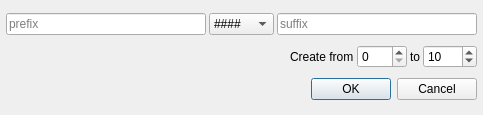
<?xml version="1.0" encoding="UTF-8"?>
<ui version="4.0">
 <class>AddShotsDialog</class>
 <widget class="QDialog" name="AddShotsDialog">
  <property name="windowModality">
   <enum>Qt::NonModal</enum>
  </property>
  <property name="geometry">
   <rect>
    <x>0</x>
    <y>0</y>
    <width>483</width>
    <height>115</height>
   </rect>
  </property>
  <property name="sizePolicy">
   <sizepolicy hsizetype="Preferred" vsizetype="Preferred">
    <horstretch>0</horstretch>
    <verstretch>0</verstretch>
   </sizepolicy>
  </property>
  <property name="windowTitle">
   <string>Add Shots</string>
  </property>
  <property name="modal">
   <bool>true</bool>
  </property>
  <layout class="QVBoxLayout" name="verticalLayout">
   <property name="spacing">
    <number>3</number>
   </property>
   <property name="leftMargin">
    <number>6</number>
   </property>
   <property name="topMargin">
    <number>6</number>
   </property>
   <property name="rightMargin">
    <number>6</number>
   </property>
   <property name="bottomMargin">
    <number>6</number>
   </property>
   <item>
    <layout class="QHBoxLayout" name="horizontalLayout">
     <item>
      <widget class="QLineEdit" name="prefix">
       <property name="placeholderText">
        <string>prefix</string>
       </property>
      </widget>
     </item>
     <item>
      <widget class="QComboBox" name="numbers">
       <property name="currentIndex">
        <number>3</number>
       </property>
       <item>
        <property name="text">
         <string>#</string>
        </property>
       </item>
       <item>
        <property name="text">
         <string>##</string>
        </property>
       </item>
       <item>
        <property name="text">
         <string>###</string>
        </property>
       </item>
       <item>
        <property name="text">
         <string>####</string>
        </property>
       </item>
       <item>
        <property name="text">
         <string>#####</string>
        </property>
       </item>
      </widget>
     </item>
     <item>
      <widget class="QLineEdit" name="suffix">
       <property name="placeholderText">
        <string>suffix</string>
       </property>
      </widget>
     </item>
    </layout>
   </item>
   <item>
    <layout class="QHBoxLayout" name="horizontalLayout_2">
     <item>
      <spacer name="horizontalSpacer">
       <property name="orientation">
        <enum>Qt::Horizontal</enum>
       </property>
       <property name="sizeHint" stdset="0">
        <size>
         <width>40</width>
         <height>20</height>
        </size>
       </property>
      </spacer>
     </item>
     <item>
      <widget class="QLabel" name="label">
       <property name="text">
        <string>Create from</string>
       </property>
      </widget>
     </item>
     <item>
      <widget class="QSpinBox" name="min">
       <property name="minimumSize">
        <size>
         <width>50</width>
         <height>0</height>
        </size>
       </property>
      </widget>
     </item>
     <item>
      <widget class="QLabel" name="label_2">
       <property name="text">
        <string>to</string>
       </property>
      </widget>
     </item>
     <item>
      <widget class="QSpinBox" name="max">
       <property name="minimumSize">
        <size>
         <width>50</width>
         <height>0</height>
        </size>
       </property>
       <property name="maximum">
        <number>9999</number>
       </property>
       <property name="value">
        <number>10</number>
       </property>
      </widget>
     </item>
    </layout>
   </item>
   <item>
    <widget class="QDialogButtonBox" name="buttonBox">
     <property name="orientation">
      <enum>Qt::Horizontal</enum>
     </property>
     <property name="standardButtons">
      <set>QDialogButtonBox::Cancel|QDialogButtonBox::Ok</set>
     </property>
    </widget>
   </item>
  </layout>
 </widget>
 <resources/>
 <connections>
  <connection>
   <sender>buttonBox</sender>
   <signal>accepted()</signal>
   <receiver>AddShotsDialog</receiver>
   <slot>accept()</slot>
   <hints>
    <hint type="sourcelabel">
     <x>248</x>
     <y>254</y>
    </hint>
    <hint type="destinationlabel">
     <x>157</x>
     <y>274</y>
    </hint>
   </hints>
  </connection>
  <connection>
   <sender>buttonBox</sender>
   <signal>rejected()</signal>
   <receiver>AddShotsDialog</receiver>
   <slot>reject()</slot>
   <hints>
    <hint type="sourcelabel">
     <x>316</x>
     <y>260</y>
    </hint>
    <hint type="destinationlabel">
     <x>286</x>
     <y>274</y>
    </hint>
   </hints>
  </connection>
 </connections>
</ui>
